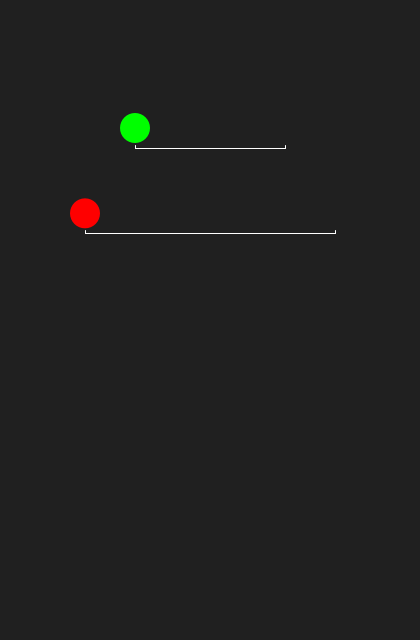
Frame 1 (no input)
Frame 60 (the mouse pressed at the canvas centre just before this capture): identical to frame 1, image omitted
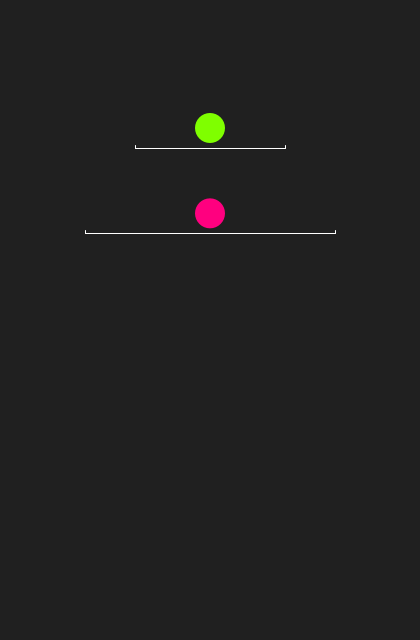
Frame 120 (the mouse held since frame 60 and released just before this capture)

The Processing sketch that drew these frames (run headless with seeded random() and noise(); from frame 60 on, the mouse is pressed at the canvas centre):

// Processing sketch: sketch_02_10_Workhorses_Map
// ── sketch_02_10_Workhorses_Map.pde
// 4. map(float value, float originLowerBound, float originUpperBound,
//                     float targetLowerBound, float targetUpperBound);
// Map takes a value from one range and returns a corresponding value
// in a different range. If we want an image to be rescaled in response
// to user input while maintaining its aspect ratio, we can use the map
// function to make sure height keeps pace with width or vice versa.

void setup() {
  size(420, 640);
  background(64);
}

void draw() {
  background(32);
  noStroke();
  
  // Mapping the mouse's vertical position to the top, shorter bar.
  fill(map(mouseY, 0, height, 0, 255), 255, 0); 
  ellipse(map(mouseY, 0, height, width / 2.0 - 75, width / 2.0 + 75), height / 5.0, 30, 30);
  stroke(255);
  line(width / 2.0 - 75, height / 5.0 + 20, width / 2.0 + 75, height / 5.0 + 20);
  
  // Pips on the end points of the line above to better illustrate.
  line(width / 2.0 - 75, height / 5.0 + 17, width / 2.0 - 75, height / 5.0 + 20);
  line(width / 2.0 + 75, height / 5.0 + 17, width / 2.0 + 75, height / 5.0 + 20);
  
  // Mapping the mouse's horizontal position to the bottom, longer bar.
  noStroke();
  fill(255, 0, map(mouseX, 0, width, 0, 255));
  ellipse(map(mouseX, 0, width, width / 2.0 - 125, width / 2.0 + 125), height / 3.0, 30, 30);
  stroke(255);
  line(width / 2.0 - 125, height / 3.0 + 20, width / 2.0 + 125, height / 3.0 + 20);
  
  // Pips on the end points of the line above to better illustrate.
  line(width / 2.0 - 125, height / 3.0 + 17, width / 2.0 - 125, height / 3.0 + 20);
  line(width / 2.0 + 125, height / 3.0 + 17, width / 2.0 + 125, height / 3.0 + 20);
}
